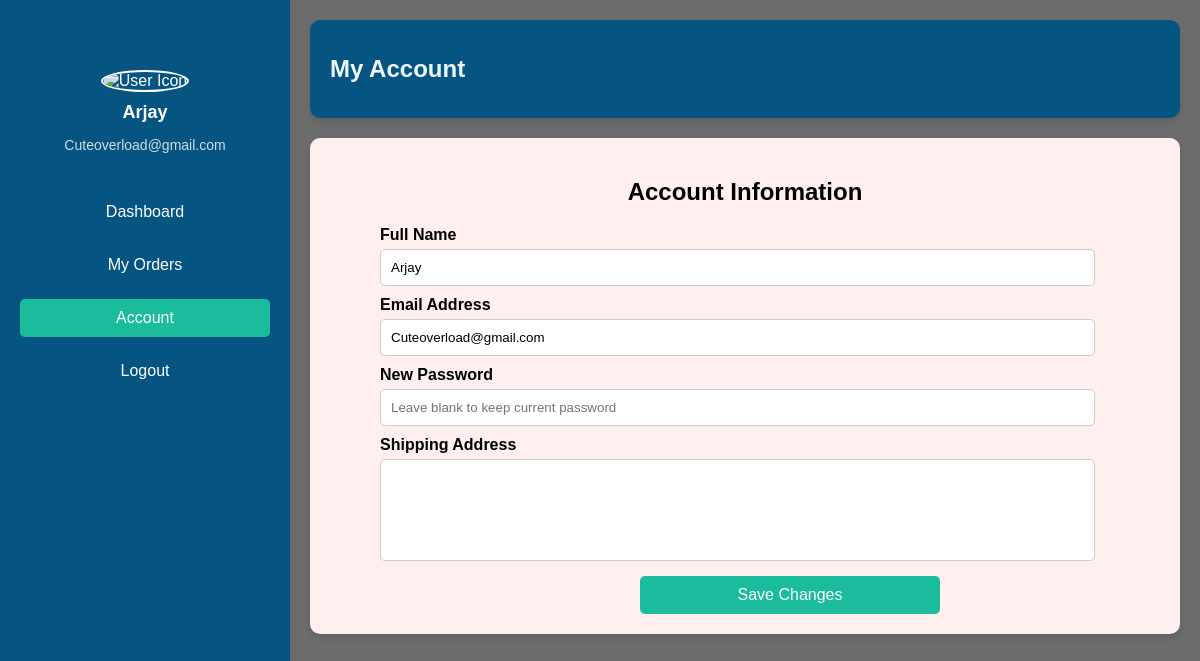
Page /Gravity/account.php (signed in) on the committed database.
### tables this page shows
CREATE TABLE `users` (
  `id` int(11) NOT NULL,
  `fullname` varchar(255) NOT NULL,
  `username` varchar(100) NOT NULL,
  `email` varchar(255) NOT NULL,
  `phone` varchar(20) NOT NULL,
  `password` varchar(255) NOT NULL,
  `user_type` enum('customer','supplier','admin') NOT NULL DEFAULT 'customer',
  `address` varchar(100) NOT NULL,
  `balance` decimal(11,2) NOT NULL
);

### Gravity/account.php (the view, shortened to what this page needs)
<?php
include 'db_connect.php';
$user_id = $_SESSION['user_id'];
$query = "SELECT fullname, email, address FROM users WHERE id = ?";
$stmt = $conn->prepare($query);
$stmt->bind_param("i", $user_id);
$stmt->execute();
$stmt->bind_result($full_name, $email, $address);
?>
<!DOCTYPE html>
<html lang="en">
<head>
    <link rel="stylesheet" href="account.css">
</head>
<body>
    <div class="dashboard-container">
        <aside class="sidebar">
            <div class="user-profile">
                <img src="https://cdn-icons-png.flaticon.com/512/3135/3135715.png" alt="User Icon">
                <h3><?php echo htmlspecialchars($full_name); ?></h3>
                <p><?php echo htmlspecialchars($email); ?></p>
            </div>
            <ul>
                <li><a href="user_dashboard.php">Dashboard</a></li>
                <li><a href="orders.php">My Orders</a></li>
                <li><a href="account.php" class="active">Account</a></li>
                <li><a href="logout.php">Logout</a></li>
            </ul>
        </aside>
        <main class="main-content">
            <header class="topbar">
                <h2>My Account</h2>
            </header>
            <section class="account-details">
                <h2 class="account-heading">Account Information</h2>
                <form class="account-form" action="update_account.php" method="POST">
                    <label for="name">Full Name</label>
                    <input type="text" id="name" name="name" value="<?php echo htmlspecialchars($full_name); ?>">
                    <label for="email">Email Address</label>
                    <input type="email" id="email" name="email" value="<?php echo htmlspecialchars($email); ?>">
                    <label for="password">New Password</label>
                    <input type="password" id="password" name="password" placeholder="Leave blank to keep current password">
                    <label for="address">Shipping Address</label>
                    <textarea id="address" name="address"><?php echo htmlspecialchars($address); ?></textarea>
                    <button type="submit" class="save-btn">Save Changes</button>
                </form>
            </section>
        </main>
    </div>
</body>
</html>

### Gravity/account.css (style rules this page uses)
body { font-family: 'Poppins', sans-serif; margin: 0; padding: 0; background-color: #6c6c6d; }
.dashboard-container { display: flex; height: 95%; }
.sidebar { width: 250px; background: #055481; color: white; padding: 20px; position: fixed; height: 100%; text-align: center; }
.user-profile { padding-top: 50px; text-align: center; margin-bottom: 20px; }
.user-profile img { width: 80px; height: 80px; border-radius: 50%; border: 2px solid white; }
.user-profile h3 { margin: 10px 0 5px; font-size: 18px; }
.user-profile p { font-size: 14px; opacity: 0.8; padding-bottom: 20px; }
.sidebar ul { list-style: none; padding: 0; margin-top: 20px; }
.sidebar ul li { margin: 15px 0; }
.sidebar ul li a { color: white; text-decoration: none; display: block; padding: 10px; border-radius: 5px; transition: 0.3s; text-align: center; }
.sidebar ul li a:hover, .sidebar ul li a.active { background: #1abc9c; }
.main-content { margin-left: 270px; padding: 20px; flex-grow: 1; }
.topbar { background: #055481; color: aliceblue; margin-left: 20px; padding: 15px 20px; border-radius: 10px; box-shadow: 0 4px 6px rgba(0, 0, 0, 0.1); }
.topbar h2 { font-family:'Gill Sans', 'Gill Sans MT', Calibri, 'Trebuchet MS', sans-serif; }
.account-details { margin-top: 20px; margin-left: 20px; background: #ffefef; padding: 20px; border-radius: 10px; box-shadow: 0 4px 6px rgba(0, 0, 0, 0.1); }
.account-heading { font-family:'Franklin Gothic Medium', 'Arial Narrow', Arial, sans-serif; font-size: 24px; margin-bottom: 10px; text-align: center; }
.account-form { display: flex; flex-direction: column; margin-left: 50px; margin-right: 10px; }
.account-form label { font-weight: bold; margin-top: 10px; }
.account-form input, .account-form textarea { padding: 10px; margin-top: 5px; border: 1px solid #ccc; border-radius: 5px; width: 90%; }
.account-form textarea { resize: none; height: 80px; }
.save-btn { margin-top: 15px; margin-left: 260px; width: 300px; padding: 10px; background: #1abc9c; color: white; border: none; cursor: pointer; border-radius: 5px; font-size: 16px; display: block; }

### rows in the picture
users: fullname "Arjay", email "Cuteoverload@gmail.com", name "Arjay"
